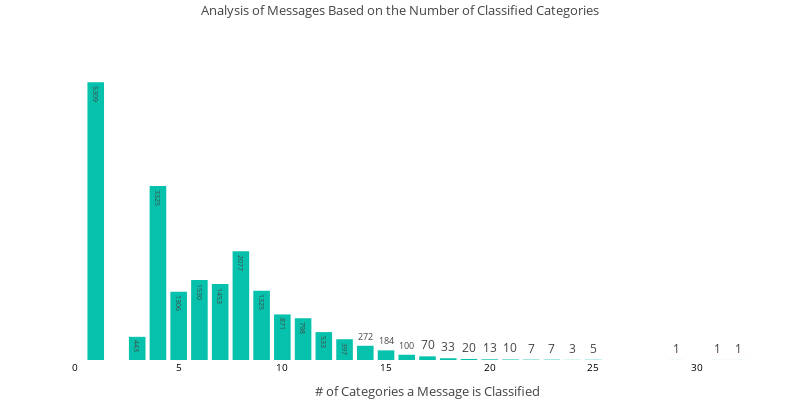

Notebook source saved alongside this figure:
### Code cell
# Another rendering version in plotly

nmsg_groups  = df_source['n_labels'].sort_values().value_counts().reset_index()
nmsg_groups.columns = ['group', 'nmsg']
nmsg_groups.sort_values(by='nmsg', ascending=False, inplace=True)


# Create the data component (list of traces)
data = [
    go.Bar(
        x=nmsg_groups.group,
        y=nmsg_groups.nmsg,
        marker=dict(color='#06C2AC'),
        text=nmsg_groups.nmsg,  # Add values as text
        textposition='auto',  # Position the text on the bars
    )     
]

# Create the layout component
layout = go.Layout(
    title='Analysis of Messages Based on the Number of Classified Categories',
    titlefont=dict(size=13), 
    barmode='stack',
    margin=dict(l=75, r=20, t=30, b=40),   
    width=800,
    height=400,
    showlegend=False,
    yaxis=dict(
        visible=False,  # Hide the y-axis
        range=[0, nmsg_groups['nmsg'].max() + 1000]
    ),
    xaxis=dict(
        title='# of Categories a Message is Classified',        
        titlefont=dict(size=13),
        tickfont=dict(size=10, color='black'),
        range=[0, 34]
    )
)

# Create the figure using the data and layout
fig = go.Figure(data=data, layout=layout)

iplot(fig)

# encode plotly graphs in JSON
#ids = ["graph-{}".format(i) for i, _ in enumerate(graphs)]

### Figure 1 — Plotly figure (JSON) as saved in the notebook; plotly's stock layout.template omitted (floating-point values rounded to 4 significant figures)
{"data": [{"marker": {"color": "#06C2AC"}, "text": [5309, 3325, 2077, 1530, 1453, 1325, 1306, 871, 798, 533, 443, 397, 272, 184, 100, 70, 33, 20, 13, 10, 7, 7, 5, 3, 1, 1, 1], "textposition": "auto", "type": "bar", "x": [1, 4, 8, 6, 7, 9, 5, 10, 11, 12, 3, 13, 14, 15, 16, 17, 18, 19, 20, 21, 22, 23, 25, 24, 29, 32, 31], "y": [5309, 3325, 2077, 1530, 1453, 1325, 1306, 871, 798, 533, 443, 397, 272, 184, 100, 70, 33, 20, 13, 10, 7, 7, 5, 3, 1, 1, 1]}], "layout": {"barmode": "stack", "height": 400, "margin": {"b": 40, "l": 75, "r": 20, "t": 30}, "showlegend": false, "title": "Analysis of Messages Based on the Number of Classified Categories", "titlefont": {"size": 13}, "width": 800, "xaxis": {"range": [0, 34], "tickfont": {"color": "black", "size": 10}, "title": "# of Categories a Message is Classified", "titlefont": {"size": 13}}, "yaxis": {"range": [0, 6309], "visible": false}}}
